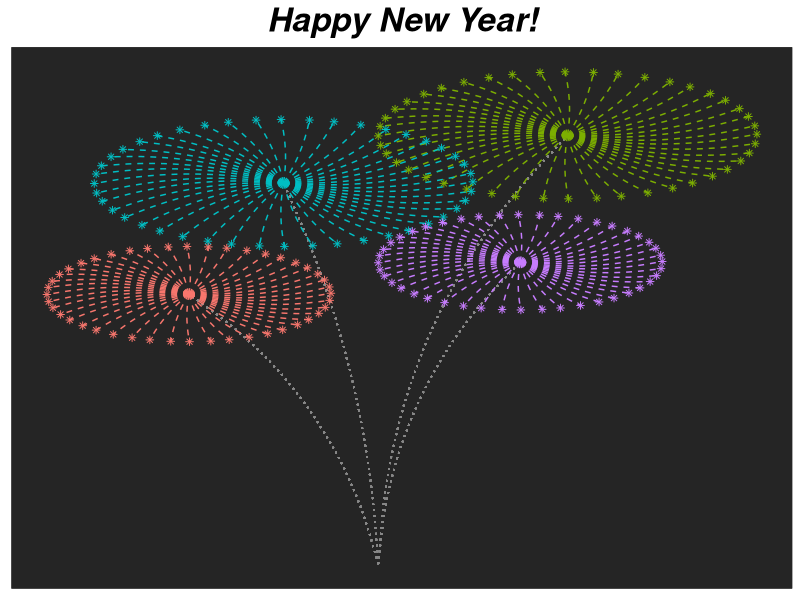

Source code (R): (Note: this script raises an error after producing the figure.)
library(ggplot2)

fireworks <- data.frame(burst   = rep(paste("burst", 1:4, sep = "_"), each = 44),
                        n       = rep(1:44, times = 4),
                        curve   = rep(c(0.2, -0.2, 0.1, -0.2), each = 44),
                        x_start = rep(c(-4, 4, -2, 3), each = 44),
                        y_start = rep(c(10, 20, 17, 12), each = 44),
                        x_end   = c(3 * cos(1:44) - 4,
                                    4 * cos(1:44) + 4,
                                    4 * cos(1:44) - 2,
                                    3 * cos(1:44) + 3),
                        y_end   = c(3 * sin(1:44) + 10,
                                    4 * sin(1:44) + 20,
                                    4 * sin(1:44) + 17,
                                    3 * sin(1:44) + 12))

ggplot(data = fireworks) +
  geom_curve(aes(x = 0, y = -7, xend = -4, yend = 10),
             curvature =  0.2, colour = "#878787", linetype = "dotted") +
  geom_curve(aes(x = 0, y = -7, xend =  4, yend = 20),
             curvature = -0.2, colour = "#878787", linetype = "dotted") +
  geom_curve(aes(x = 0, y = -7, xend = -2, yend = 17),
             curvature =  0.1, colour = "#878787", linetype = "dotted") +
  geom_curve(aes(x = 0, y = -7, xend =  3, yend = 12),
             curvature = -0.2, colour = "#878787", linetype = "dotted") +
  geom_curve(aes(x = x_start, y = y_start, xend = x_end, yend = y_end, colour = burst),
             curvature = 0.1, linetype = "dashed") +
  geom_point(aes(x = x_end, y = y_end, colour = burst), shape = 8) +
  labs(title = "Happy New Year!") +
  theme(legend.position = "none",
        text = element_text(size = 20),
        plot.title = element_text(hjust = 0.5, face = "bold.italic"),
        axis.title.y = element_blank(),
        axis.title.x = element_blank(),
        axis.line = element_blank(),
        axis.ticks = element_blank(),
        axis.text.x = element_blank(),
        axis.text.y = element_blank(),
        panel.grid.major = element_blank(),
        panel.grid.minor = element_blank(),
        panel.background = element_rect(fill = "#252525", colour = "#252525")) +
  ggsave("Happy New Year.png", width = 15, height = 20, units = "cm")
